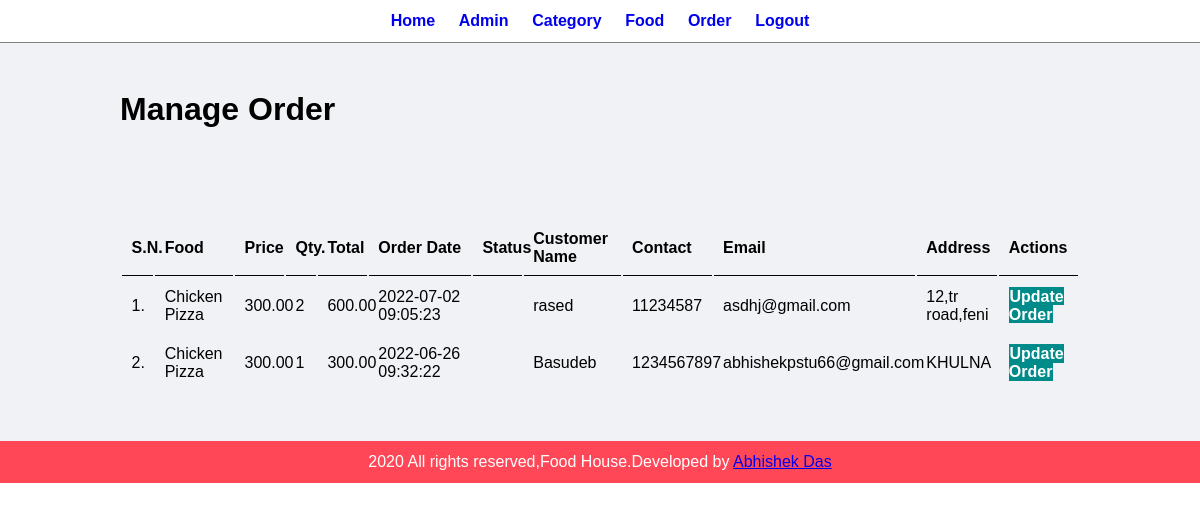
Screenshot of /admin/manage-order.php (signed in) with the database file from the repository.
### tables this page shows
CREATE TABLE `tbl_order` (
  `id` int(10) UNSIGNED NOT NULL,
  `food` varchar(150) NOT NULL,
  `price` decimal(10,2) NOT NULL,
  `qty` int(11) NOT NULL,
  `total` decimal(10,2) NOT NULL,
  `order_date` datetime NOT NULL,
  `status` varchar(50) NOT NULL,
  `customer_name` varchar(150) NOT NULL,
  `customer_contact` varchar(20) NOT NULL,
  `customer_email` varchar(150) NOT NULL,
  `customer_address` varchar(255) NOT NULL
);

### admin/manage-order.php (the view, shortened to what this page needs)
<?php include('partials/menu.php'); ?>
<div class="main-content">
    <div class="wrapper">
        <h1>Manage Order</h1>
                <br /><br /><br />
                <br><br>
                <table class="tbl-full">
                    <tr>
                        <th>S.N.</th>
                        <th>Food</th>
                        <th>Price</th>
                        <th>Qty.</th>
                        <th>Total</th>
                        <th>Order Date</th>
                        <th>Status</th>
                        <th>Customer Name</th>
                        <th>Contact</th>
                        <th>Email</th>
                        <th>Address</th>
                        <th>Actions</th>
                    </tr>
                    <?php
                        $sql = "SELECT * FROM tbl_order ORDER BY id DESC";
                        $res = mysqli_query($conn, $sql);
                        $count = mysqli_num_rows($res);
                        $sn = 1;
                        if($count>0)
                        {
                            while($row=mysqli_fetch_assoc($res))
                            {
                                $id = $row['id'];
                                $food = $row['food'];
                                $price = $row['price'];
                                $qty = $row['qty'];
                                $total = $row['total'];
                                $order_date = $row['order_date'];
                                $customer_name = $row['customer_name'];
                                $customer_contact = $row['customer_contact'];
                                $customer_email = $row['customer_email'];
                                $customer_address = $row['customer_address'];
                                ?>
                                    <tr>
                                        <td><?php echo $sn++; ?>. </td>
                                        <td><?php echo $food; ?></td>
                                        <td><?php echo $price; ?></td>
                                        <td><?php echo $qty; ?></td>
                                        <td><?php echo $total; ?></td>
                                        <td><?php echo $order_date; ?></td>
                                        <td>
                                        </td>
                                        <td><?php echo $customer_name; ?></td>
                                        <td><?php echo $customer_contact; ?></td>
                                        <td><?php echo $customer_email; ?></td>
                                        <td><?php echo $customer_address; ?></td>
                                        <td>
                                            <a href="<?php echo SITEURL; ?>admin/update-order.php?id=<?php echo $id; ?>" class="btn-secondary">Update Order</a>
                                        </td>
                                    </tr>
                                <?php
                            }
                        }
                        else
                        {
                            echo "<tr><td colspan='12' class='error'>Orders not Available</td></tr>";
                        }
                    ?>
                </table>
    </div>
</div>
<?php include('partials/footer.php'); ?>

### admin/partials/menu.php (shortened to what this page needs)
<html>
    <head>
        <link rel="stylesheet" href="../css/admin.css">
    </head>
    <body>
        <div class="menu text-center">
           <div class="wrapper">
               <ul>
                   <li><a href="index.php">Home</a></li>
                   <li><a href="manage-admin.php">Admin</a></li>
                   <li><a href="manage-category.php">Category</a></li>
                   <li><a href="manage-food.php">Food</a></li>
                   <li><a href="manage-order.php">Order</a></li>
                   <li><a href="logout.php.">Logout</a></li>
               </ul>
           </div>
        </div>

### admin/partials/footer.php
        <div class="footer">
           <div class="wrapper">
               <p class="text-center">2020 All rights reserved,Food House.Developed by <a href="#">Abhishek Das</a></p>
           </div>
        </div>
    </body>
</html>

### css/admin.css (style rules this page uses)
* { margin:0; padding: 0; font-family: Arial, Helvetica, sans-serif; }
.wrapper { padding: 1%; width: 80%; margin: 0 auto; }
.text-center { text-align: center; }
.tbl-full { width: 100%; }
table tr th { border-bottom: 1px solid black; padding: 1%; text-align: left; }
table tr td { padding: 1%; }
.btn-secondary { background-color:darkcyan; padding: 1%; color: white; text-decoration: none; font-weight: bold; }
.menu { border-bottom: 1px solid grey; }
.menu ul { list-style-type: none; font-weight: bold; color:#bbd353; }
.menu ul li { display:inline; padding: 1%; }
.menu ul li a { text-decoration: none; }
.main-content { background-color:#f1f2f6; padding: 3% 0; }
.footer { background-color: #ff4757; color: white; }

### rows the page displays
tbl_order: food "Chicken Pizza", price "300.00", qty "2", total "600.00", order_date "2022-07-02 09:05:23", customer_name "rased", customer_contact "11234587", customer_email "asdhj@gmail.com", customer_address "12,tr road,feni"
tbl_order: food "Chicken Pizza", price "300.00", qty "1", total "300.00", order_date "2022-06-26 09:32:22", customer_name "Basudeb", customer_contact "1234567897", customer_email "abhishekpstu66@gmail.com", customer_address "KHULNA"
